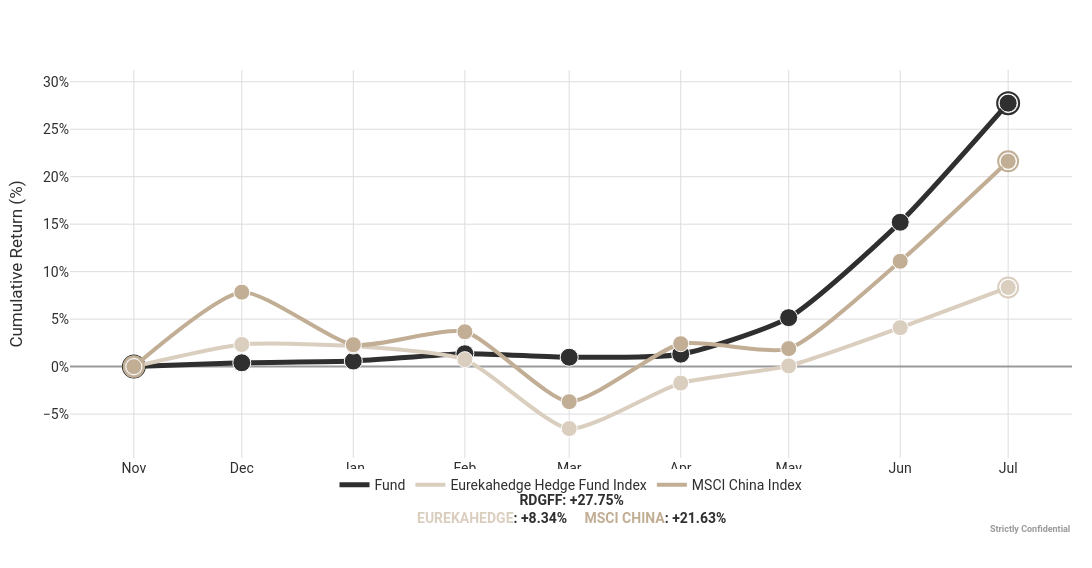

Write notebook code for a chart like this one.
### Markdown cell above
### Plot Cumulative Retrun Graphs

### Code cell
funds_to_be_plot = subset_of_funds(funds, ['RDGFF', 'EUREKAHEDGE','MSCI CHINA'])
start_month = "2019-12"
end_month = "2020-7"

plot = plot_cumulative_returns(
    funds=funds_to_be_plot,
    title="",
    start_month=start_month,
    end_month=end_month,
    style="pptx",
    language="en",
    blur=True,
    aspect_lock=True,
    custom_ticks=False
    )

### Figure 1 — Plotly figure (JSON) as saved in the notebook; plotly's stock layout.template omitted (floating-point values rounded to 4 significant figures)
{"data": [{"hovertemplate": "<b>%{fullData.name}</b><br>%{y:.2%}<extra></extra>", "line": {"color": "#2F2F2F", "shape": "spline", "smoothing": 0.6, "width": 5}, "mode": "lines", "name": "Fund", "type": "scatter", "x": ["2019-11-01T00:00:00", "2019-12-01T00:00:00", "2020-01-01T00:00:00", "2020-02-01T00:00:00", "2020-03-01T00:00:00", "2020-04-01T00:00:00", "2020-05-01T00:00:00", "2020-06-01T00:00:00", "2020-07-01T00:00:00"], "y": [0, 0.004051, 0.005892, 0.01357, 0.009888, 0.0131, 0.05157, 0.152, 0.2775]}, {"hoverinfo": "skip", "marker": {"color": "#2F2F2F", "line": {"color": "white", "width": 1}, "size": 18}, "mode": "markers", "showlegend": false, "type": "scatter", "x": ["2019-11-01T00:00:00", "2019-12-01T00:00:00", "2020-01-01T00:00:00", "2020-02-01T00:00:00", "2020-03-01T00:00:00", "2020-04-01T00:00:00", "2020-05-01T00:00:00", "2020-06-01T00:00:00", "2020-07-01T00:00:00"], "y": [0, 0.004051, 0.005892, 0.01357, 0.009888, 0.0131, 0.05157, 0.152, 0.2775]}, {"hoverinfo": "skip", "marker": {"color": "#2F2F2F", "line": {"color": "#2F2F2F", "width": 2}, "size": 22, "symbol": "circle-open"}, "mode": "markers", "showlegend": false, "type": "scatter", "x": ["2019-11-01T00:00:00", "2020-07-01T00:00:00"], "y": [0, 0.2775]}, {"hovertemplate": "<b>%{fullData.name}</b><br>%{y:.2%}<extra></extra>", "line": {"color": "#DACEBF", "shape": "spline", "smoothing": 0.6, "width": 4}, "mode": "lines", "name": "Eurekahedge Hedge Fund Index", "type": "scatter", "x": ["2019-11-01T00:00:00", "2019-12-01T00:00:00", "2020-01-01T00:00:00", "2020-02-01T00:00:00", "2020-03-01T00:00:00", "2020-04-01T00:00:00", "2020-05-01T00:00:00", "2020-06-01T00:00:00", "2020-07-01T00:00:00"], "y": [0, 0.0233, 0.02166, 0.007359, -0.06527, -0.01732, 0.0007617, 0.04099, 0.08336]}, {"hoverinfo": "skip", "marker": {"color": "#DACEBF", "line": {"color": "white", "width": 1}, "size": 16}, "mode": "markers", "showlegend": false, "type": "scatter", "x": ["2019-11-01T00:00:00", "2019-12-01T00:00:00", "2020-01-01T00:00:00", "2020-02-01T00:00:00", "2020-03-01T00:00:00", "2020-04-01T00:00:00", "2020-05-01T00:00:00", "2020-06-01T00:00:00", "2020-07-01T00:00:00"], "y": [0, 0.0233, 0.02166, 0.007359, -0.06527, -0.01732, 0.0007617, 0.04099, 0.08336]}, {"hoverinfo": "skip", "marker": {"color": "#DACEBF", "line": {"color": "#DACEBF", "width": 2}, "size": 20, "symbol": "circle-open"}, "mode": "markers", "showlegend": false, "type": "scatter", "x": ["2019-11-01T00:00:00", "2020-07-01T00:00:00"], "y": [0, 0.08336]}, {"hovertemplate": "<b>%{fullData.name}</b><br>%{y:.2%}<extra></extra>", "line": {"color": "#C1AE94", "shape": "spline", "smoothing": 0.6, "width": 4}, "mode": "lines", "name": "MSCI China Index", "type": "scatter", "x": ["2019-11-01T00:00:00", "2019-12-01T00:00:00", "2020-01-01T00:00:00", "2020-02-01T00:00:00", "2020-03-01T00:00:00", "2020-04-01T00:00:00", "2020-05-01T00:00:00", "2020-06-01T00:00:00", "2020-07-01T00:00:00"], "y": [0, 0.0784, 0.02308, 0.03669, -0.03692, 0.02414, 0.01902, 0.1109, 0.2163]}, {"hoverinfo": "skip", "marker": {"color": "#C1AE94", "line": {"color": "white", "width": 1}, "size": 16}, "mode": "markers", "showlegend": false, "type": "scatter", "x": ["2019-11-01T00:00:00", "2019-12-01T00:00:00", "2020-01-01T00:00:00", "2020-02-01T00:00:00", "2020-03-01T00:00:00", "2020-04-01T00:00:00", "2020-05-01T00:00:00", "2020-06-01T00:00:00", "2020-07-01T00:00:00"], "y": [0, 0.0784, 0.02308, 0.03669, -0.03692, 0.02414, 0.01902, 0.1109, 0.2163]}, {"hoverinfo": "skip", "marker": {"color": "#C1AE94", "line": {"color": "#C1AE94", "width": 2}, "size": 20, "symbol": "circle-open"}, "mode": "markers", "showlegend": false, "type": "scatter", "x": ["2019-11-01T00:00:00", "2020-07-01T00:00:00"], "y": [0, 0.2163]}], "layout": {"annotations": [{"align": "center", "font": {"color": "black", "size": 9}, "opacity": 0.15, "showarrow": false, "text": "<b>Strictly Confidential</b>", "x": 1, "xanchor": "right", "xref": "paper", "y": -0.2, "yanchor": "bottom", "yref": "paper"}, {"align": "center", "font": {"color": "black", "size": 9}, "opacity": 0.15, "showarrow": false, "text": "<b>Strictly Confidential</b>", "x": 1, "xanchor": "right", "xref": "paper", "y": -0.2, "yanchor": "bottom", "yref": "paper"}, {"align": "center", "font": {"color": "black", "size": 9}, "opacity": 0.15, "showarrow": false, "text": "<b>Strictly Confidential</b>", "x": 1, "xanchor": "right", "xref": "paper", "y": -0.2, "yanchor": "bottom", "yref": "paper"}, {"showarrow": false, "text": "<span style='color:#2F2F2F;'><b>RDGFF: +27.75%</b></span><br><b><span style='color:#DACEBF;'>EUREKAHEDGE</span>: +8.34%</b> &nbsp; &nbsp; <b><span style='color:#C1AE94;'>MSCI CHINA</span>: +21.63%</b>", "x": 0.5, "xref": "paper", "y": -0.18, "yref": "paper"}], "font": {"color": "#2f2f2f", "family": "Roboto, MontSerrat Semibold, sans-serif", "size": 14}, "height": 568, "hovermode": "x unified", "legend": {"orientation": "h", "x": 0.5, "xanchor": "center", "y": -0.07, "yanchor": "middle"}, "margin": {"b": 110, "l": 70, "r": 20, "t": 70}, "title": {"font": {"size": 32}, "text": "<b></b>", "x": 0.5, "xanchor": "center", "y": 0.95, "yanchor": "middle"}, "width": 1280, "xaxis": {"gridcolor": "#DDDDDE", "showgrid": true, "tickformat": "%b", "ticktext": ["Nov", "Dec", "Jan", "Feb", "Mar", "Apr", "May", "Jun", "Jul"], "tickvals": ["2019-11-01T00:00:00", "2019-12-01T00:00:00", "2020-01-01T00:00:00", "2020-02-01T00:00:00", "2020-03-01T00:00:00", "2020-04-01T00:00:00", "2020-05-01T00:00:00", "2020-06-01T00:00:00", "2020-07-01T00:00:00"]}, "yaxis": {"gridcolor": "#DDDDDE", "rangemode": "tozero", "showgrid": true, "tickformat": ".0%", "title": {"text": "Cumulative Return (%)"}, "zeroline": true, "zerolinecolor": "#989A9C", "zerolinewidth": 2}}}
